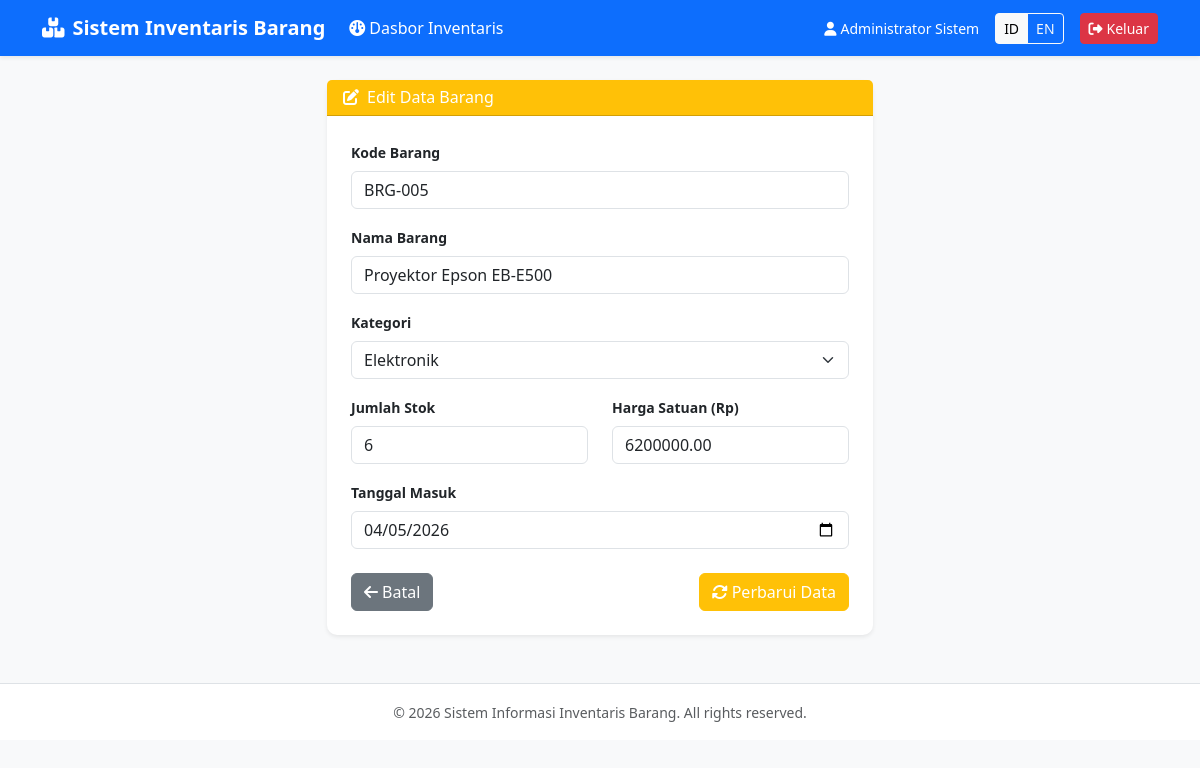
Screenshot of /barang_edit.php?id=5 (signed in) with the database file from the repository.
### tables this page shows
CREATE TABLE `barang` (
  `id` INT AUTO_INCREMENT PRIMARY KEY,
  `kode_barang` VARCHAR(20) NOT NULL UNIQUE,
  `nama_barang` VARCHAR(100) NOT NULL,
  `kategori` VARCHAR(50) NOT NULL,
  `jumlah` INT NOT NULL DEFAULT 0,
  `harga_satuan` DECIMAL(12,2) NOT NULL DEFAULT 0.00,
  `tanggal_masuk` DATE NOT NULL,
  `created_at` TIMESTAMP DEFAULT CURRENT_TIMESTAMP,
  `updated_at` TIMESTAMP DEFAULT CURRENT_TIMESTAMP ON UPDATE CURRENT_TIMESTAMP
);

### includes/auth.php (called while the page is built, shortened)
<?php
$current_lang = $_SESSION['lang'] ?? 'id';
$lang_file = __DIR__ . '/../lang/' . $current_lang . '.php';
if (file_exists($lang_file)) {
    $lang = require $lang_file;
} else {
    $lang = require __DIR__ . '/../lang/id.php';
}
?>

### lang/id.php (called while the page is built)
<?php
return [
    'app_title'        => 'Sistem Inventaris Barang',
    'login_title'      => 'Masuk ke Sistem',
    'username'         => 'Nama Pengguna',
    'password'         => 'Kata Sandi',
    'btn_login'        => 'Masuk',
    'dashboard'        => 'Dasbor Inventaris',
    'logout'           => 'Keluar',
    'add_item'         => 'Tambah Barang Baru',
    'edit_item'        => 'Edit Data Barang',
    'code'             => 'Kode Barang',
    'name'             => 'Nama Barang',
    'category'         => 'Kategori',
    'quantity'         => 'Jumlah Stok',
    'price'            => 'Harga Satuan (Rp)',
    'entry_date'       => 'Tanggal Masuk',
    'actions'          => 'Aksi',
    'save'             => 'Simpan Data',
    'update'           => 'Perbarui Data',
    'cancel'           => 'Batal',
    'delete_confirm'   => 'Apakah Anda yakin ingin menghapus barang ini?',
    'delete'           => 'Hapus',
    'edit'             => 'Edit',
    'success_add'      => 'Data barang berhasil ditambahkan!',
    'success_edit'     => 'Data barang berhasil diperbarui!',
    'success_delete'   => 'Data barang berhasil dihapus!',
    'error_fill_all'   => 'Semua bidang form wajib diisi!',
    'invalid_login'    => 'Username atau password salah.',
    'no_data'          => 'Belum ada data barang.'
];
?>

### barang_edit.php (the view, shortened to what this page needs)
<?php
require_once __DIR__ . '/includes/auth.php';
require_once __DIR__ . '/config/database.php';
$id = filter_var($_GET['id'] ?? 0, FILTER_VALIDATE_INT);
$stmt = $conn->prepare("SELECT * FROM barang WHERE id = ?");
$stmt->bind_param("i", $id);
$stmt->execute();
$barang = $stmt->get_result()->fetch_assoc();
require_once __DIR__ . '/includes/header.php';
?>
<div class="row justify-content-center">
    <div class="col-md-8 col-lg-6">
        <div class="card shadow-sm">
            <div class="card-header bg-warning text-white">
                <h5 class="mb-0 fs-6"><i class="fa-solid fa-pen-to-square me-2"></i><?= htmlspecialchars($lang['edit_item']); ?></h5>
            </div>
            <div class="card-body p-4">
                <form action="barang_edit.php?id=<?= $id; ?>" method="POST">
                    <div class="mb-3">
                        <label class="form-label small fw-bold"><?= htmlspecialchars($lang['code']); ?></label>
                        <input type="text" name="kode_barang" class="form-control" value="<?= htmlspecialchars($barang['kode_barang']); ?>" required>
                    </div>
                    <div class="mb-3">
                        <label class="form-label small fw-bold"><?= htmlspecialchars($lang['name']); ?></label>
                        <input type="text" name="nama_barang" class="form-control" value="<?= htmlspecialchars($barang['nama_barang']); ?>" required>
                    </div>
                    <div class="mb-3">
                        <label class="form-label small fw-bold"><?= htmlspecialchars($lang['category']); ?></label>
                        <select name="kategori" class="form-select" required>
                            <?php
                            $kategori_list = ['Elektronik', 'Furnitur', 'Peralatan Kantor', 'Lainnya'];
                            foreach ($kategori_list as $kat):
                            ?>
                                <option value="<?= $kat; ?>" <?= $barang['kategori'] === $kat ? 'selected' : ''; ?>><?= $kat; ?></option>
                            <?php endforeach; ?>
                        </select>
                    </div>
                    <div class="row">
                        <div class="col-md-6 mb-3">
                            <label class="form-label small fw-bold"><?= htmlspecialchars($lang['quantity']); ?></label>
                            <input type="number" name="jumlah" class="form-control" min="0" value="<?= htmlspecialchars($barang['jumlah']); ?>" required>
                        </div>
                        <div class="col-md-6 mb-3">
                            <label class="form-label small fw-bold"><?= htmlspecialchars($lang['price']); ?></label>
                            <input type="number" step="0.01" name="harga_satuan" class="form-control" min="0" value="<?= htmlspecialchars($barang['harga_satuan']); ?>" required>
                        </div>
                    </div>
                    <div class="mb-4">
                        <label class="form-label small fw-bold"><?= htmlspecialchars($lang['entry_date']); ?></label>
                        <input type="date" name="tanggal_masuk" class="form-control" value="<?= htmlspecialchars($barang['tanggal_masuk']); ?>" required>
                    </div>
                    <div class="d-flex justify-content-between">
                        <a href="index.php" class="btn btn-secondary"><i class="fa-solid fa-arrow-left me-1"></i><?= htmlspecialchars($lang['cancel']); ?></a>
                        <button type="submit" class="btn btn-warning text-white"><i class="fa-solid fa-rotate me-1"></i><?= htmlspecialchars($lang['update']); ?></button>
                    </div>
                </form>
            </div>
        </div>
    </div>
</div>
<?php require_once __DIR__ . '/includes/footer.php'; ?>

### includes/header.php (style rules this page uses)
body { background-color: #f8f9fa; }
.card { border-radius: 10px; border: none; }

### rows the page displays
barang: kode_barang "BRG-005", nama_barang "Proyektor Epson EB-E500", kategori "Elektronik", jumlah "6", harga_satuan "6200000.00", tanggal_masuk "04/05/2026"

### other values shown
$lang['app_title'] "Sistem Inventaris Barang"
$lang['dashboard'] "Dasbor Inventaris"
$_SESSION['nama_lengkap'] "Administrator Sistem"
$lang['logout'] "Keluar"
$lang['edit_item'] "Edit Data Barang"
$lang['code'] "Kode Barang"
$lang['name'] "Nama Barang"
$lang['category'] "Kategori"
$lang['quantity'] "Jumlah Stok"
$lang['price'] "Harga Satuan (Rp)"
$lang['entry_date'] "Tanggal Masuk"
$lang['cancel'] "Batal"
$lang['update'] "Perbarui Data"
